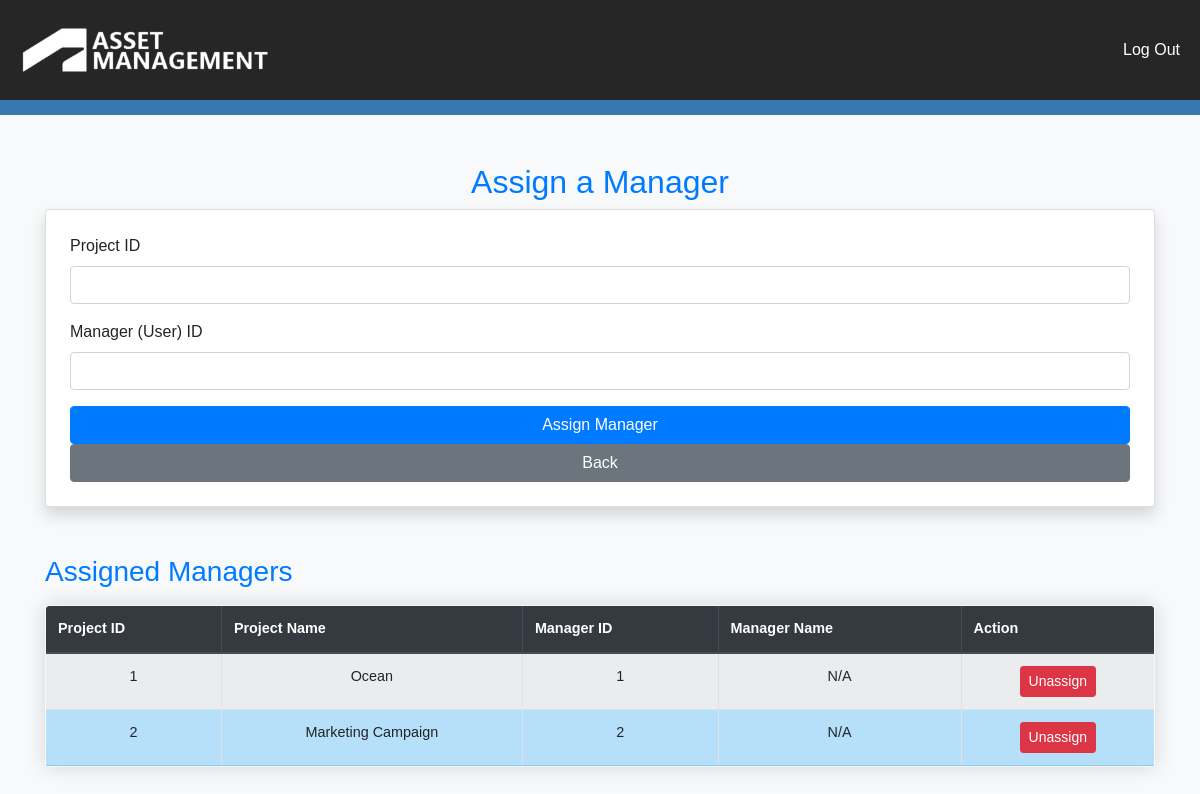
The page /Pages/Assign_Managers.php on the database as committed earlier.
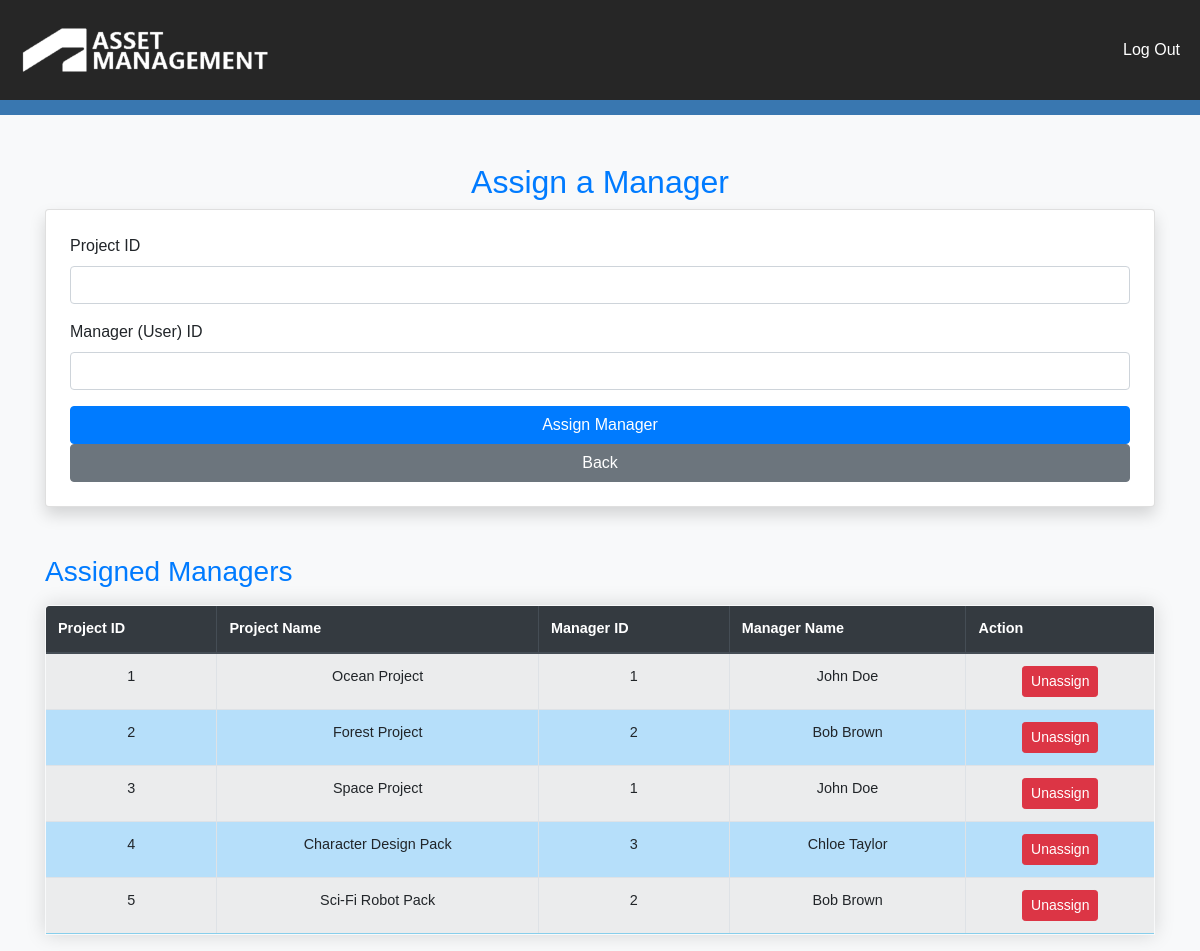
The same page on the database as committed later.
### tables this page shows
CREATE TABLE "Project" (
            "ProjectID"	INTEGER,
            "ProjectName" TEXT NOT NULL,
            "ProjectDescription"	TEXT,
            "ProjectManager"	INTEGER,
            PRIMARY KEY("ProjectID")
        );

### Pages/Assign_Managers.php (the view, shortened to what this page needs)
<?php
include __DIR__ . '/NavBar.php';
$db = new SQLite3(__DIR__ . '/../Asset-Manager-DB.db');
$db->exec('PRAGMA foreign_keys = ON;');
$result = $db->query('
    SELECT
        p.ProjectID,
        p.ProjectName,
        u.FName || " " || u.LName AS ManagerName,
        p.ProjectManager
    FROM Project p
    LEFT JOIN User u ON p.ProjectManager = u.UserID
');
?>
<!DOCTYPE html>
<html lang="en">
<head>
<link href="https://stackpath.bootstrapcdn.com/bootstrap/4.5.2/css/bootstrap.min.css" rel="stylesheet">
</head>
<body class="bg-light">
<div class="container mt-5">
<h2 class="text-center text-primary">Assign a Manager</h2>
<form method="POST" class="card shadow p-4 mb-5">
<div class="form-group">
    <label>Project ID</label>
    <input type="number" name="project_id" class="form-control" required>
</div>
<div class="form-group">
    <label>Manager (User) ID</label>
    <input type="number" name="manager_id" class="form-control" required>
</div>
<button type="submit" name="assign_manager" class="btn btn-primary">Assign Manager</button>
<a href="Admin-Dashboard.php" class="btn btn-secondary">Back</a>
</form>
<h3 class="text-primary">Assigned Managers</h3>
<table class="table table-bordered table-striped mt-3">
<thead class="thead-dark">
<tr>
<th>Project ID</th>
<th>Project Name</th>
<th>Manager ID</th>
<th>Manager Name</th>
<th>Action</th>
</tr>
</thead>
<tbody>
<?php while($row = $result->fetchArray(SQLITE3_ASSOC)): ?>
<tr>
<td><?= $row['ProjectID'] ?></td>
<td><?= htmlspecialchars($row['ProjectName']) ?></td>
<td><?= $row['ProjectManager'] ?? 'Unassigned' ?></td>
<td><?= htmlspecialchars($row['ManagerName'] ?? 'N/A') ?></td>
<td>
    <?php if ($row['ProjectManager']): ?>
        <a href="Assign_Managers.php?remove_id=<?= $row['ProjectID'] ?>" class="btn btn-danger btn-sm">Unassign</a>
    <?php else: ?>
        <span class="text-muted">No manager</span>
    <?php endif; ?>
</td>
</tr>
<?php endwhile; ?>
</tbody>
</table>
</div>
</body>
</html>

### Pages/Navbar.php (shortened to what this page needs)
<!DOCTYPE html>
<html lang="en">
<head>
    <link rel="stylesheet" href="style.css">
</head>
<body>
<header>
        <div class="nav-bar">
            <div class="logo">
                <a href="index.php">
                    <img src="..\Images\AssetManagerLogo-White.png" alt="Logo">
                </a>
            </div>
            <div class="logout">
                <a href="#">Log Out</a>
            </div>
        </div>
    </header>
</body>
</html>

### Pages/Style.css (style rules this page uses)
* { box-sizing: border-box; margin: 0; padding: 0; font-family: Arial, sans-serif; }
body { background-color: rgb(250, 250, 250); }
.nav-bar { padding: 10px 20px; background-color: #262626; color: white; }
header { padding-bottom: 15px; background-color: #3977B0; }
.logo img { max-width: 50%; }
.nav-bar .logout a { color: white; text-decoration: none; font-size: 16px; }
.nav-bar { display: flex; justify-content: space-between; align-items: center; }
table { width: 100%; border-collapse: collapse; margin: 25px 0; font-size: 0.9em; min-width: 400px; border-radius: 5px 5px 0 0; overflow: hidden; box-shadow: 0 0 20px rgba(0, 0, 0, 0.15); }
thead tr { background-color: grey; color: #ffffff; text-align: left; }
th { padding: 12px 15px; }
td { text-align: center; padding: 12px 15px; }
tbody tr { border-bottom: 1px solid #dddddd; }
tbody tr:nth-of-type(even) { background-color:rgb(182, 223, 250); }
tbody tr:last-of-type { border-bottom: 2px solid skyblue; }

Rows that differ between the two databases and show on the page:
changed project id 1: ProjectName "Ocean" → "Ocean Project"; ManagerName "N/A" → "John Doe"
changed project id 2: ProjectName "Marketing Campaign" → "Forest Project"; ManagerName "N/A" → "Bob Brown"
added project: ProjectID "3", ProjectName "Space Project", ProjectManager "1", ManagerName "John Doe"
added project: ProjectID "4", ProjectName "Character Design Pack", ProjectManager "3", ManagerName "Chloe Taylor"
added project: ProjectID "5", ProjectName "Sci-Fi Robot Pack", ProjectManager "2", ManagerName "Bob Brown"
